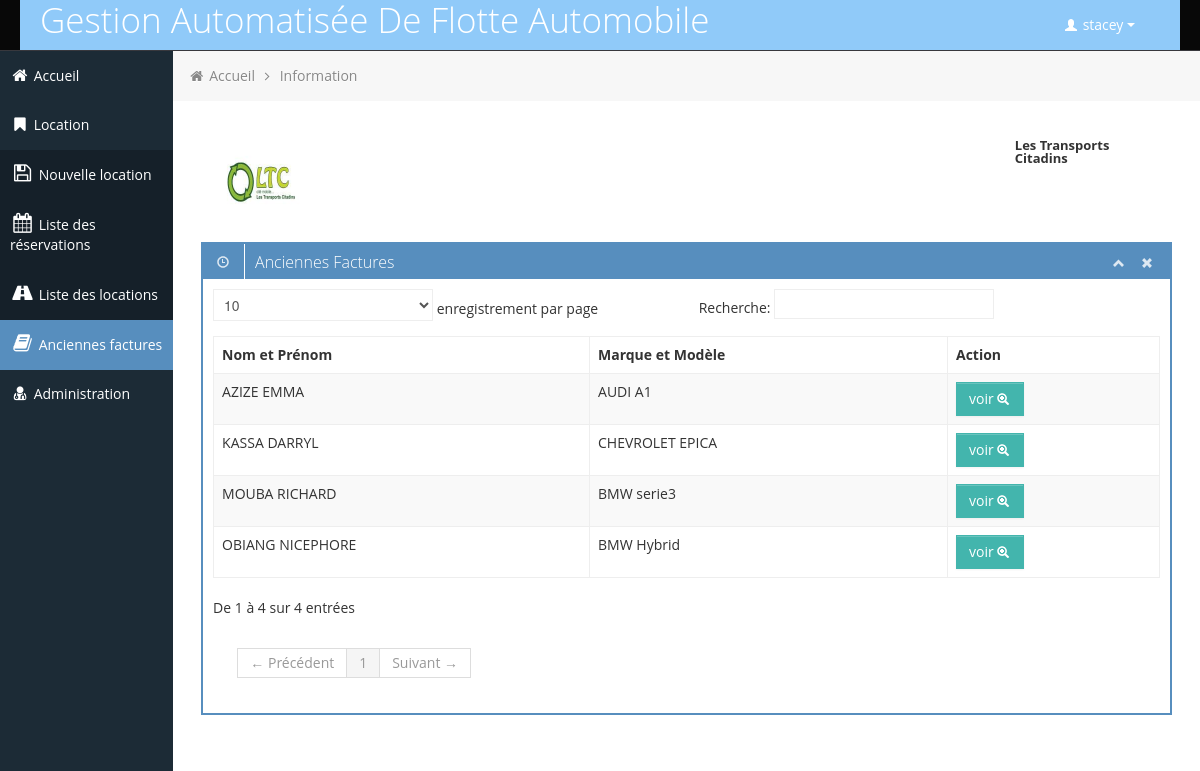
Screenshot of /a_fac.php (signed in) with the database file from the repository.
### tables this page shows
CREATE TABLE IF NOT EXISTS `entreprise` (
  `id` int(11) NOT NULL AUTO_INCREMENT COMMENT 'Identifiant unique attribué à la création de l’enregistrement  ',
  `photo` varchar(255) NOT NULL COMMENT 'photo de l''entreprise',
  `nom` varchar(255) NOT NULL COMMENT 'nom de l''entreprise',
  `slogan` varchar(255) NOT NULL COMMENT 'slogan de l''entreprise',
  PRIMARY KEY (`id`)
);

CREATE TABLE IF NOT EXISTS `historique` (
  `id` int(11) NOT NULL AUTO_INCREMENT COMMENT 'Identifiant unique attribué à la création de l’enregistrement  ',
  `nom` varchar(255) NOT NULL COMMENT 'nom du client',
  `prenom` varchar(255) NOT NULL COMMENT 'prenom du client',
  `tel` varchar(255) NOT NULL COMMENT 'téléphone du client',
  `observation` varchar(255) NOT NULL,
  `prixl` int(255) NOT NULL COMMENT 'prix de la location ',
  `remise` int(11) NOT NULL DEFAULT '0' COMMENT 'remise sur le prix ',
  `nbrj` int(255) NOT NULL DEFAULT '0' COMMENT 'nombre de jour',
  `datel` date NOT NULL COMMENT 'date de la location ',
  `dater` date NOT NULL COMMENT 'date de retour de la location ',
  `datef` date NOT NULL COMMENT 'date de fin de location ',
  `num` varchar(255) NOT NULL COMMENT 'numéro de la location ',
  `matricule` varchar(255) NOT NULL COMMENT 'matricule de la voiture',
  `modele` varchar(255) NOT NULL COMMENT 'modèle de la voiture',
  `marque` varchar(255) NOT NULL COMMENT 'marque de la voiture',
  `prixj` int(11) NOT NULL COMMENT 'priix par jour de la voiture',
  `fait` varchar(255) NOT NULL COMMENT 'date de la facture ',
  `permis` varchar(255) NOT NULL COMMENT 'permis du chauffeur',
  `npch` varchar(255) NOT NULL COMMENT 'nom et prénom du chauffeur',
  `npchc` varchar(255) NOT NULL COMMENT 'nom et prénom pour client chauffeur',
  `operateur` varchar(255) NOT NULL COMMENT 'l''opérateur qui a saisi la facture ',
  PRIMARY KEY (`id`),
  KEY `code_client` (`nom`)
);

### a_fac.php (the view, shortened to what this page needs)
<?php
include('connexion.php');
?>
<?php
$req = $bdd->query('SELECT * FROM historique ;');
?>
<!DOCTYPE html>
<html lang="en">
<head>
	<link id="bootstrap-style" href="css/bootstrap.min.css" rel="stylesheet">
	<link href="css/bootstrap-responsive.min.css" rel="stylesheet">
	<link id="base-style" href="css/style.css" rel="stylesheet">
	<link id="base-style-responsive" href="css/style-responsive.css" rel="stylesheet">
</head>
<body>
	<div class="navbar">
		<div class="navbar-inner">
			<div <?php if($_SESSION['level']==1) echo'style="background: #90caf9"';?> class="container-fluid">
				<?php
				if($_SESSION['level']==2)
				echo '
					<a class="brand" href="#"><span style="color: #bbdefb;" >Gestion Automatisée De Flotte Automobile</span></a>';
				else
				echo '<a class="brand" href="#"><span style="color: #ffffff;" >Gestion Automatisée De Flotte Automobile</span></a>';
				?>
				<div class="nav-no-collapse header-nav">
					<ul class="nav pull-right">
						<li class="dropdown">
							<a class="btn dropdown-toggle" data-toggle="dropdown" href="#">
								<i class="halflings-icon white user"></i> <?php echo " ".$_SESSION['login'];  ?>
								<span class="caret"></span>
							</a>
						</li>
					</ul>
				</div>
			</div>
		</div>
	</div>
		<div class="container-fluid-full">
		<div class="row-fluid">
			<div id="sidebar-left" class="span2">
				<div class="nav-collapse sidebar-nav">
					<ul class="nav nav-tabs nav-stacked main-menu">
						<li><a href="accueil.php"><i class="icon-home"></i><span class="hidden-tablet"> Accueil</span></a></li>
						<li>
							<a class="dropmenu" href="#"><i class="icon-bookmark"></i><span class="hidden-tablet"> Location</span></a>
							<ul>
								<li><a class="submenu" href="ch_veh.php"><i class="icon-save"></i><span class="hidden-tablet"><h7> Nouvelle location</h7></span></a></li>
								<li><a class="submenu" href="l_res.php"><i class="icon-calendar"></i><span class="hidden-tablet"> Liste des réservations</span></a></li>
								<li><a class="submenu" href="l_loc.php"><i class="icon-road"></i><span class="hidden-tablet"> Liste des locations</span></a></li>
								<li><a class="submenu" href="a_fac.php"><i class="icon-book"></i><span class="hidden-tablet"> Anciennes factures</span></a></li>
							</ul>
						</li>
						<li>
							<a class="dropmenu" href="#"><i class="icon-user-md"></i><span class="hidden-tablet"> Administration</span></a>
						</li>
						</ul>
				</div>
			</div>
			<div id="content" class="span10">
			<ul class="breadcrumb">
				<li>
					<i class="icon-home"></i>
					<a href="accueil.php">Accueil</a>
					<i class="icon-angle-right"></i>
				</li>
				<li><a href="#">Information</a></li>
			</ul>
<?php
$rete = $bdd->query('SELECT * FROM entreprise');
$ent = $rete->fetch();
	echo'
			<div class="row-fluid">
			<img class="grayscale" src="img/logo/'.$ent['photo'].'" alt="Sample Image 1" style="max-height: 100px;max-width: 100px; float: left;margin: 3px 15px 10px 10px;	border: none;border-radius:30%;" alt="Dennis Ji"    >
			<h5 class="span8"  ></h5>
			<h5 class="span2"  >'.$ent['nom'].'</h5>
			</div>
		';
?>
			<div class="row-fluid sortable">
				<div class="box span12">
					<div class="box-header" data-original-title>
						<h2><i class="halflings-icon white time"></i><span class="break"></span>Anciennes Factures</h2>
						<div class="box-icon">
							<a href="#" class="btn-minimize"><i class="halflings-icon white chevron-up"></i></a>
							<a href="#" class="btn-close"><i class="halflings-icon white remove"></i></a>
						</div>
					</div>
					<div class="box-content">
						<table class="table table-striped table-bordered bootstrap-datatable datatable">
						  <thead>
							  <tr>
								  <th>Nom et Prénom</th>
								  <th>Marque et Modèle</th>
								  <th>Action</th>
							  </tr>
						  </thead>
						  <tbody>
	<?php
	while ($data=$req->fetch()){
	echo '
							<tr>
								<td>'.$data['nom'].' '.$data['prenom'].'</td>
								<td class="center">'.$data['marque'].'  '.$data['modele'].'</td>
								<td class="center">
									<a class="btn btn-success" href="vaprint.php?action=historique&amp;id='.$data['id'].'" >voir
										<i class="halflings-icon white zoom-in"></i>
									</a>
								';
	}
	?>
						  </tbody>
					  </table>
					</div>
				</div>
			</div>
	</div>
		</div>
		</div>
</body>
</html>

### css/style-responsive.css (style rules this page uses)
@media (min-width: 1200px) { .container-fluid-full { overflow: hidden; position: relative; height: 100%; } }
@media (min-width: 1200px) { #content { width: 85.578%; padding: 28px; margin: 0px 0px; margin-left: 14.422% !important; } }
@media (min-width: 1200px) { #sidebar-left { background: #1C2B36; margin-left: 0px !important; position: absolute; height: 100%; } }
@media (min-width: 1200px) { .sidebar-nav > ul { margin: 0px; } }

### css/halflings.css (style rules this page uses)
html, html .halflings { -webkit-font-smoothing: antialiased !important; }
.halflings-icon { display: inline-block; width: 14px; height: 14px; line-height: 14px; vertical-align: text-top; background-image: url(../img/glyphicons_halflings.svg); background-position: 0 0; background-repeat: no-repeat; vertical-align: top; *display: inline; *zoom: 1; *margin-right: .3em; }
.halflings-icon.white { background-image: url(../img/glyphicons_halflings-white.svg); }
.halflings-icon.user { background-position: -168px 0; }
.halflings-icon.remove { background-position: -312px 0; }
.halflings-icon.zoom-in { background-position: -336px 0; }
.halflings-icon.time { background-position: -48px -24px; }
.halflings-icon.chevron-up { background-position: -288px -120px; }

### rows the page displays
entreprise: photo (picture), nom "Les Transports Citadins"
historique: nom "MOUBA", prenom "RICHARD", marque "BMW", modele "serie3"
historique: nom "KASSA", prenom "DARRYL", marque "CHEVROLET", modele "EPICA"
historique: nom "OBIANG", prenom "NICEPHORE", marque "BMW", modele "Hybrid"
historique: nom "AZIZE", prenom "EMMA", marque "AUDI", modele "A1"

### other values shown
$_SESSION['login'] "stacey"
